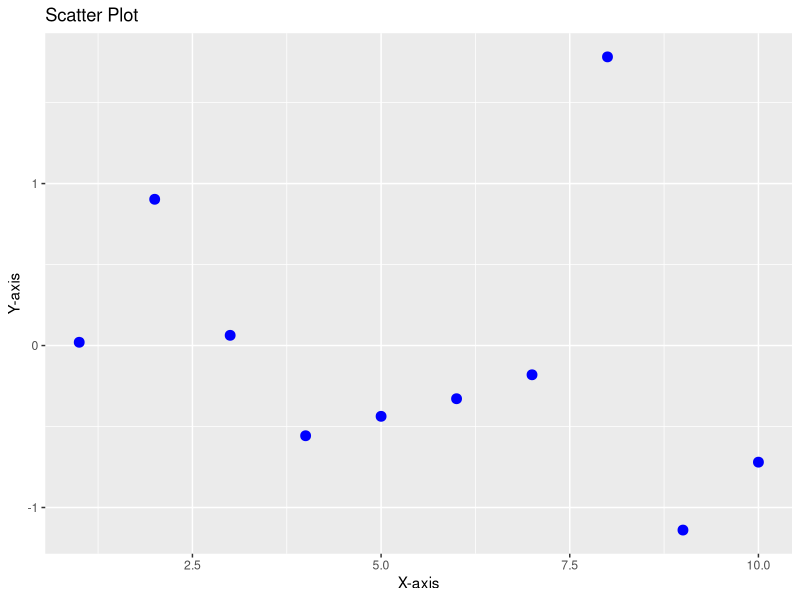
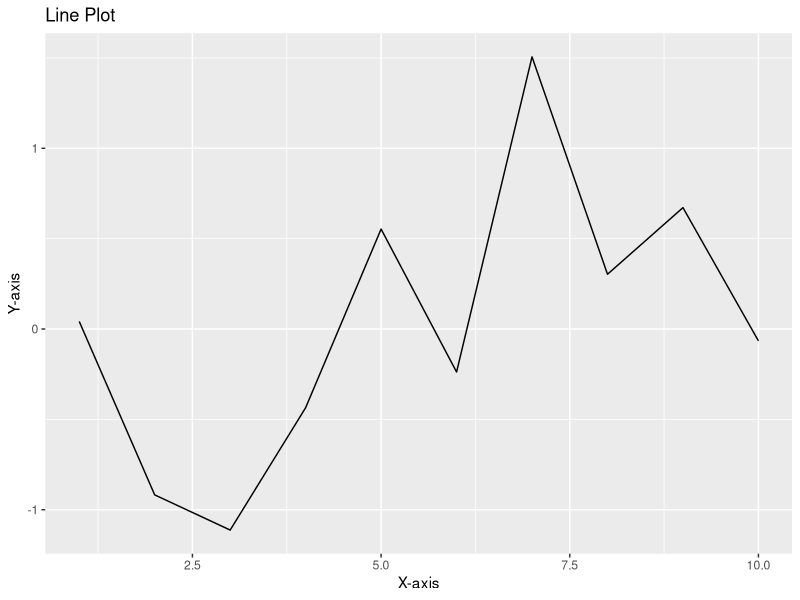
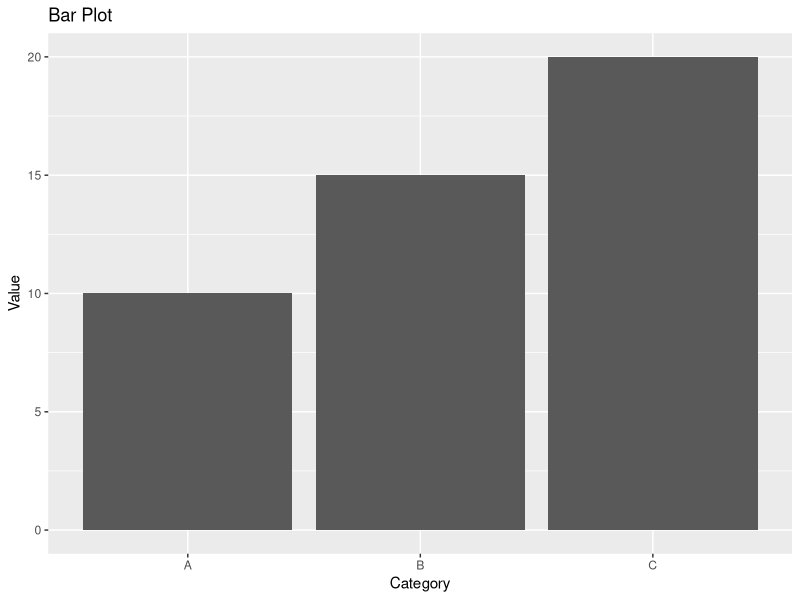
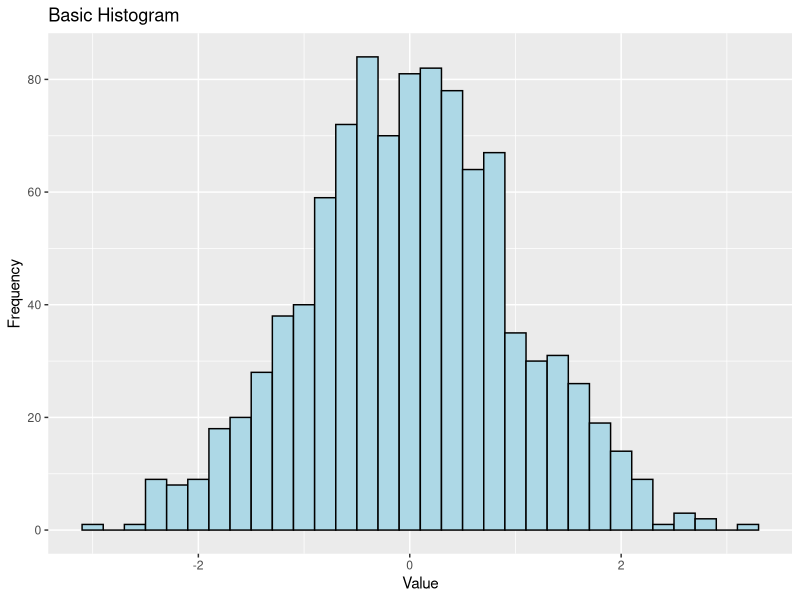
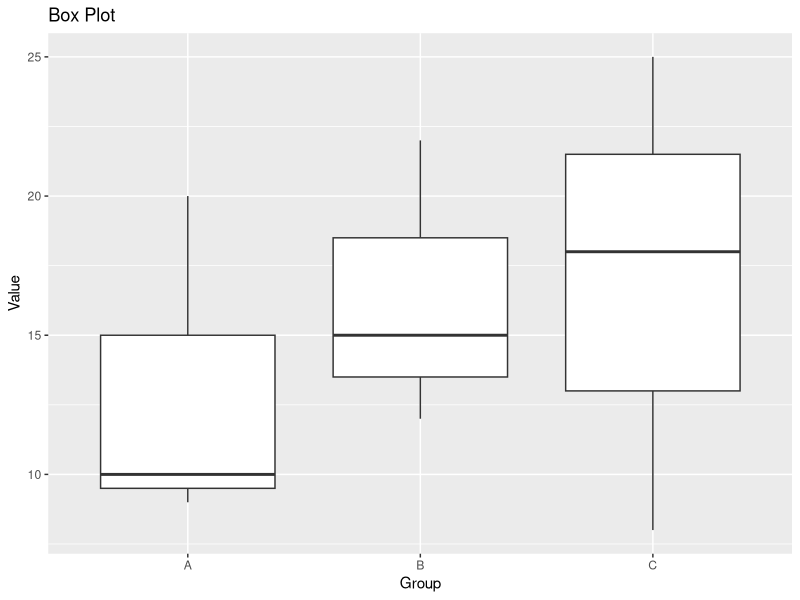
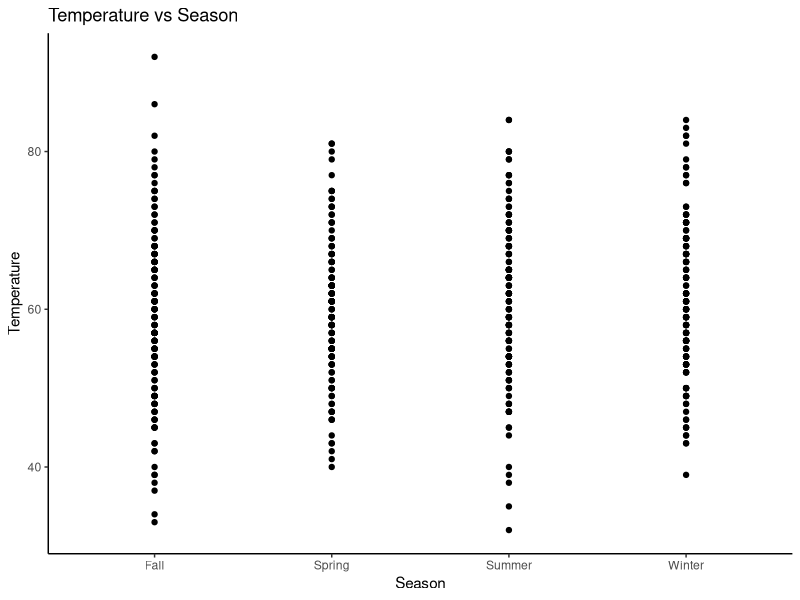
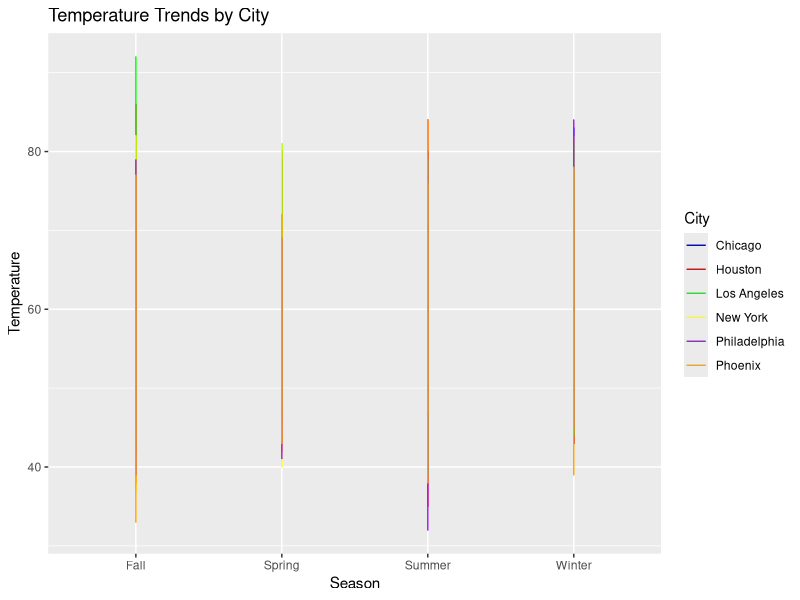
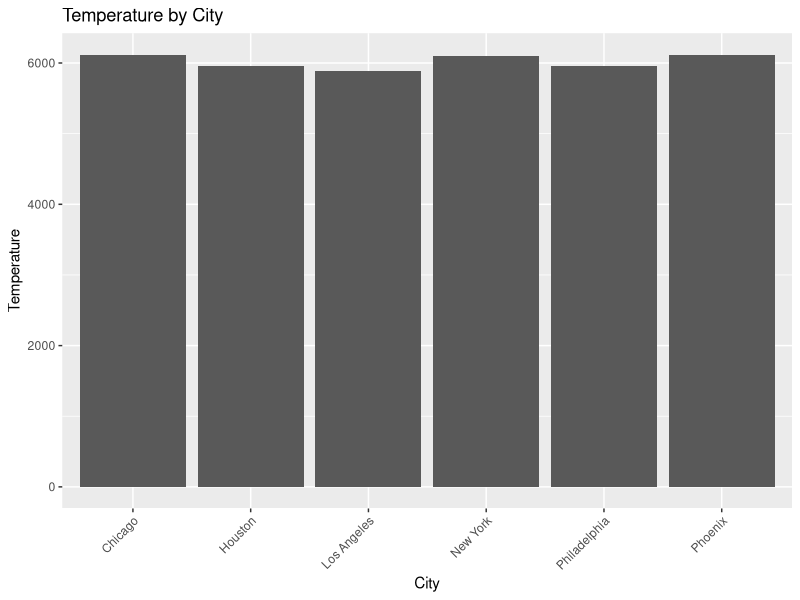

Here is the R script that generated these plots, in order:
library(ggplot2) 

df <- data.frame(  x = 1:10,  y = rnorm(10))  

ggplot(df, aes(x, y)) +  geom_point(color = "blue", size = 3) +  labs(title = "Scatter Plot", x = 
                                                                        "X-axis", y = "Y-axis") 
df <- data.frame(  x = 1:10,  y = rnorm(10))  

ggplot(df, aes(x, y)) +  geom_line() +  labs(title = "Line Plot", x = "X-axis", y = "Y-axis") 

df_bar <- data.frame(category = c("A", "B", "C"), value = c(10, 15, 20)) 
ggplot(df_bar, aes(category, value)) + 
  geom_bar(stat = "identity") + 
  labs(title = "Bar Plot", x = "Category", y = "Value") 

data <- data.frame(value = rnorm(1000)) 

ggplot(data, aes(x = value)) +  
  geom_histogram(binwidth = 0.2, fill = "lightblue", color = "black") + 
  ggtitle("Basic Histogram") + 
  xlab("Value") +  
  ylab("Frequency")

df_box <- data.frame( 
  group = c("A", "B", "C"), 
  value = c(10, 12, 8, 9, 15, 18, 20, 22, 25)) 

ggplot(df_box, aes(group, value)) + 
  geom_boxplot() + 
  labs(title = "Box Plot", x = "Group", y = "Value")

library(ggplot2)

set.seed(123) 
temperature_data <- data.frame( 
  City = rep(c("New York", "Los Angeles", "Chicago", "Houston", "Phoenix", "Philadelphia"), 
             each = 100), 
  Season = rep(c("Winter", "Spring", "Summer", "Fall"), 150), 
  Temperature = round(rnorm(600, mean = 60, sd = 10)) 
) 
ggplot(temperature_data, aes(x = Season, y = Temperature)) + 
  geom_point() + 
  labs(title = "Temperature vs Season", x = "Season", y = "Temperature") + 
  theme_classic() 

ggplot(temperature_data, aes(x = Season, y = Temperature, color = City)) + 
  geom_line() + 
  labs(title = "Temperature Trends by City", x = "Season", y = "Temperature") + 
  scale_color_manual(values = c("blue", "red", "green", "yellow", "purple", "orange")) 

ggplot(temperature_data, aes(x = City, y = Temperature)) + 
  geom_bar(stat = "identity") + 
  labs(title = "Temperature by City", x = "City", y = "Temperature") + 
  theme(axis.text.x = element_text(angle = 45, hjust = 1))  

 
ggplot(temperature_data, aes(x = Temperature)) + 
  geom_histogram(bins = 30, color = "black", fill = "gray") + 
  labs(title = "Temperature Distribution", x = "Temperature", y = "Frequency") + 
  theme_classic() 

ggplot(temperature_data, aes(x = City, y = Temperature)) + 
  geom_boxplot(fill = "lightblue", color = "darkblue") + 
  labs(title = "Temperature Box Plot by City", x = "City", y = "Temperature") + 
  theme(axis.text.x = element_text(angle = 45, hjust = 1))